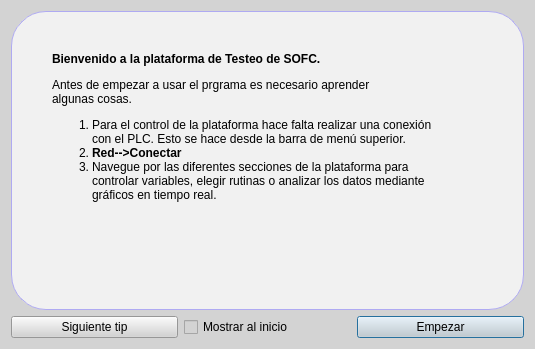
<?xml version="1.0" encoding="UTF-8"?>
<ui version="4.0">
 <class>Tips</class>
 <widget class="QDialog" name="Tips">
  <property name="geometry">
   <rect>
    <x>0</x>
    <y>0</y>
    <width>535</width>
    <height>349</height>
   </rect>
  </property>
  <property name="windowTitle">
   <string>Tips</string>
  </property>
  <property name="styleSheet">
   <string notr="true">background-color: rgb(211, 211, 211);
</string>
  </property>
  <layout class="QGridLayout" name="gridLayout_2">
   <item row="0" column="0">
    <layout class="QGridLayout" name="gridLayout">
     <item row="1" column="2">
      <widget class="QPushButton" name="pushButton_Empezar">
       <property name="text">
        <string>Empezar</string>
       </property>
      </widget>
     </item>
     <item row="0" column="0" colspan="3">
      <widget class="QLabel" name="label_Tips">
       <property name="styleSheet">
        <string notr="true">background-color: rgb(241, 241, 241);
border:1px solid  #afaaf2;
border-radius:35;
padding:auto;</string>
       </property>
       <property name="text">
        <string>&lt;html&gt;&lt;head/&gt;&lt;body&gt;&lt;p&gt;&lt;span style=&quot; font-size:medium; font-weight:600;&quot;&gt;Bienvenido a la plataforma de Testeo de SOFC.&lt;/span&gt;&lt;/p&gt;&lt;p&gt;Antes de empezar a usar el prgrama es necesario aprender&lt;br/&gt;algunas cosas. &lt;/p&gt;&lt;ol style=&quot;margin-top: 0px; margin-bottom: 0px; margin-left: 0px; margin-right: 0px; -qt-list-indent: 1;&quot;&gt;&lt;li style=&quot; margin-top:12px; margin-bottom:0px; margin-left:0px; margin-right:0px; -qt-block-indent:0; text-indent:0px;&quot;&gt;Para el control de la plataforma hace falta realizar una conexión&lt;br/&gt;con el PLC. Esto se hace desde la barra de menú superior.&lt;/li&gt;&lt;li style=&quot; margin-top:0px; margin-bottom:0px; margin-left:0px; margin-right:0px; -qt-block-indent:0; text-indent:0px;&quot;&gt;&lt;span style=&quot; font-weight:600;&quot;&gt;Red--&amp;gt;Conectar&lt;/span&gt;&lt;/li&gt;&lt;li style=&quot; margin-top:0px; margin-bottom:12px; margin-left:0px; margin-right:0px; -qt-block-indent:0; text-indent:0px;&quot;&gt;Navegue por las diferentes secciones de la plataforma para&lt;br/&gt;controlar variables, elegir rutinas o analizar los datos mediante&lt;br/&gt;gráficos en tiempo real. &lt;/li&gt;&lt;/ol&gt;&lt;/body&gt;&lt;/html&gt;</string>
       </property>
       <property name="alignment">
        <set>Qt::AlignLeading|Qt::AlignLeft|Qt::AlignTop</set>
       </property>
       <property name="margin">
        <number>15</number>
       </property>
      </widget>
     </item>
     <item row="1" column="0">
      <widget class="QPushButton" name="pushButton_Siguiente">
       <property name="styleSheet">
        <string notr="true">border</string>
       </property>
       <property name="text">
        <string>Siguiente tip</string>
       </property>
      </widget>
     </item>
     <item row="1" column="1">
      <widget class="QCheckBox" name="checkBox">
       <property name="text">
        <string>Mostrar al inicio</string>
       </property>
      </widget>
     </item>
    </layout>
   </item>
  </layout>
 </widget>
 <resources/>
 <connections>
  <connection>
   <sender>pushButton_Empezar</sender>
   <signal>clicked()</signal>
   <receiver>Tips</receiver>
   <slot>hide()</slot>
   <hints>
    <hint type="sourcelabel">
     <x>522</x>
     <y>336</y>
    </hint>
    <hint type="destinationlabel">
     <x>438</x>
     <y>-3</y>
    </hint>
   </hints>
  </connection>
 </connections>
</ui>
